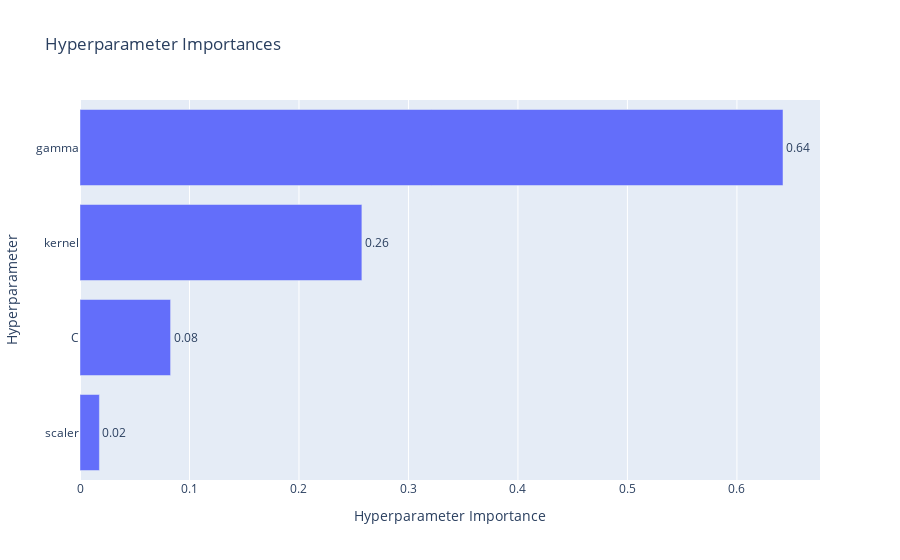

The cell this chart's notebook holds for it:
### Code cell
# plot param importances
optuna.visualization.plot_param_importances(study)

### Figure 1 — Plotly figure (JSON) as saved in the notebook; plotly's stock layout.template omitted (floating-point values rounded to 4 significant figures)
{"data": [{"cliponaxis": false, "hovertemplate": ["scaler (CategoricalDistribution): 0.01773269708896647<extra></extra>", "C (FloatDistribution): 0.08272771668538477<extra></extra>", "kernel (CategoricalDistribution): 0.25745417150460453<extra></extra>", "gamma (FloatDistribution): 0.6420854147210442<extra></extra>"], "name": "Objective Value", "orientation": "h", "text": ["0.02", "0.08", "0.26", "0.64"], "textposition": "outside", "type": "bar", "x": [0.01773, 0.08273, 0.2575, 0.6421], "y": ["scaler", "C", "kernel", "gamma"]}], "layout": {"title": {"text": "Hyperparameter Importances"}, "xaxis": {"title": {"text": "Hyperparameter Importance"}}, "yaxis": {"title": {"text": "Hyperparameter"}}}}
